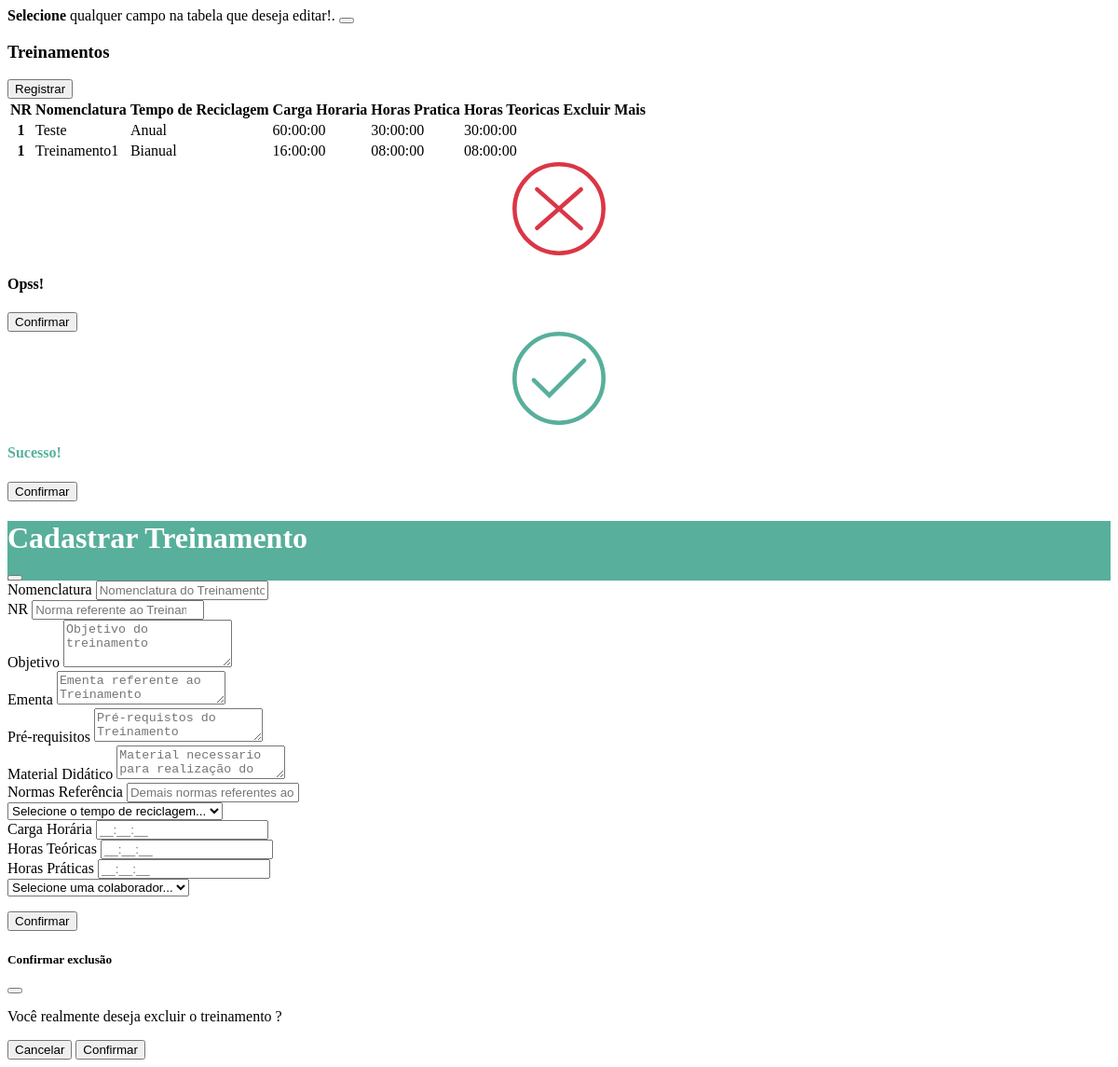
Page /pages/training/indexTraining.php on the committed database.
### tables this page shows
CREATE TABLE `treinamento` (
  `id` int(11) UNSIGNED NOT NULL,
  `colaborador_id` int(11) UNSIGNED NOT NULL,
  `nomenclatura` varchar(255) NOT NULL,
  `objetivo` varchar(500) NOT NULL,
  `carga_horaria` int(11) NOT NULL,
  `horas_pratica` int(11) NOT NULL,
  `horas_teorica` int(11) NOT NULL,
  `ementa` varchar(500) DEFAULT NULL,
  `pre_requisitos` varchar(255) NOT NULL,
  `normas_referencia` varchar(255) NOT NULL,
  `material` varchar(255) NOT NULL,
  `reciclagem` varchar(20) NOT NULL,
  `nr` char(3) NOT NULL
);

### api/private/connect.php (called while the page is built)
<?php
class Database
{
    public function connection()
    {
        $host = "127.0.0.1";
        $username = "root";
        $password = "";
        $dbname = "banco";
        try {
            $connection = new PDO('mysql:host=' . $host . ';dbname=' . $dbname, $username, $password, array(
                PDO::MYSQL_ATTR_INIT_COMMAND => "SET NAMES utf8",
            ));
            $connection->setAttribute(PDO::ATTR_ERRMODE, PDO::ERRMODE_EXCEPTION);
            return $connection;
        } catch (PDOException $e) {
            throw $e;
        }
    }
}

### pages/training/controller/list.php (called while the page is built, shortened)
<?php
require('../../api/private/connect.php');
include('../../api/private/cript.php');
$connection = new Database();
$sql = ("SELECT * FROM `treinamento` WHERE 1=1");
$treinamentos = $connection->connection()->query($sql)->fetchAll(PDO::FETCH_ASSOC);
?>

### api/private/cript.php (called while the page is built, shortened)
<?php
$encryptionKey = "senhaCriptografia";
$signatureKey = "senhaAssinatura";
function encrypt_id($id, $encryptionKey, $signatureKey) {
    $iv = openssl_random_pseudo_bytes(openssl_cipher_iv_length('AES-256-CBC'));
    $encryptedId = openssl_encrypt($id, 'AES-256-CBC', $encryptionKey, 0, $iv);
    $signature = hash_hmac('sha256', $encryptedId, $signatureKey);
    $token = base64_encode($iv . $encryptedId . $signature);
    return $token;
}

### pages/training/tableTraining.php (the view, shortened to what this page needs)
<?php include('./controller/list.php'); ?>
<div class="table-responsive">
    <table id="tabelaTraining" class="table table-hover table-striped" style="--bs-table-bg: transparent !important;">
        <thead>
            <tr>
                <th scope="col">NR</th>
                <th scope="col">Nomenclatura</th>
                <th scope="col">Tempo de Reciclagem</th>
                <th scope="col">Carga Horaria</th>
                <th scope="col">Horas Pratica</th>
                <th scope="col">Horas Teoricas</th>
                <th class="text-center">Excluir</th>
                <th class="text-end">Mais</th>
            </tr>
        </thead>
        <tbody class="mt-1">
            <?php
            foreach ($treinamentos as $treinamento) {
                $tokenTreinamento = encrypt_id($treinamento['id'], $encryptionKey, $signatureKey);
            ?>
                <tr class="data-row" data-token="<?php echo $tokenTreinamento ?>">
                    <th class="editable-cell" data-field="nr"><?php echo $treinamento['nr']; ?></th>
                    <td class="editable-cell" data-field="nomenclatura"><?php echo $treinamento['nomenclatura']; ?></td>
                    <td class="editable-cell" data-field="reciclagem"><?php echo $treinamento['reciclagem']; ?></td>
                    <td class="editable-cell" data-field="carga_horaria"><?php echo sprintf('%02d:00:00',  $treinamento['carga_horaria']); ?></td>
                    <td class="editable-cell" data-field="horas_pratica"><?php echo sprintf('%02d:00:00',  $treinamento['horas_pratica']); ?></td>
                    <td class="editable-cell" data-field="horas_teorica"><?php echo sprintf('%02d:00:00',  $treinamento['horas_teorica']); ?></td>
                    <td class="text-center">
                    </td>
                    <td class="text-center">
                    </td>
                </tr>
            <?php } ?>
        </tbody>
    </table>
</div>

### rows in the picture
treinamento: nr "1", nomenclatura "Teste", reciclagem "Anual", carga_horaria "60", horas_pratica "30", horas_teorica "30"
treinamento: nr "1", nomenclatura "Treinamento1", reciclagem "Bianual", carga_horaria "16", horas_pratica "08", horas_teorica "08"
